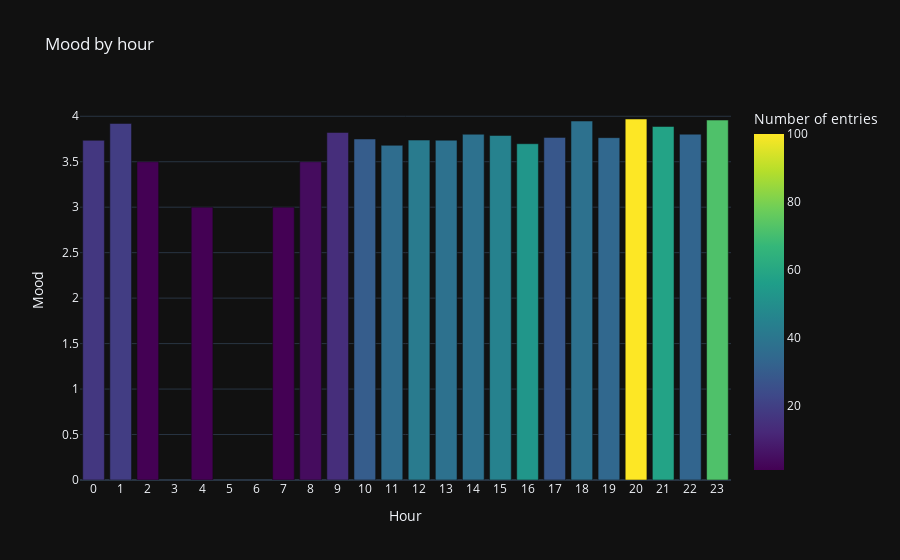

Here is the notebook cell this chart was saved with:
### Markdown cell above
## Bar plot by hour/day/month

### Code cell
df.by_time_bar_plot('hour')

### Figure 1 — Plotly figure (JSON) as saved in the notebook; plotly's stock layout.template omitted (floating-point values rounded to 4 significant figures)
{"data": [{"alignmentgroup": "True", "hovertemplate": "Hour=%{x}<br>Mood=%{y}<br>Number of entries=%{marker.color}<extra></extra>", "legendgroup": "", "marker": {"color": [58, 28, 38, 38, 45, 34, 100, 53, 38, 72, 36, 42, 30, 14, 17, 33, 19, 4, 1, 1, 1], "coloraxis": "coloraxis", "pattern": {"shape": ""}}, "name": "", "offsetgroup": "", "orientation": "v", "showlegend": false, "textposition": "auto", "type": "bar", "x": [21, 17, 14, 18, 15, 19, 20, 16, 13, 23, 11, 12, 10, 9, 0, 22, 1, 8, 2, 4, 7], "xaxis": "x", "y": [3.888, 3.768, 3.803, 3.947, 3.789, 3.765, 3.97, 3.698, 3.737, 3.958, 3.681, 3.738, 3.75, 3.821, 3.735, 3.803, 3.921, 3.5, 3.5, 3, 3], "yaxis": "y"}], "layout": {"barmode": "relative", "coloraxis": {"colorbar": {"title": {"text": "Number of entries"}}, "colorscale": [[0, "#440154"], [0.1111, "#482878"], [0.2222, "#3e4989"], [0.3333, "#31688e"], [0.4444, "#26828e"], [0.5556, "#1f9e89"], [0.6667, "#35b779"], [0.7778, "#6ece58"], [0.8889, "#b5de2b"], [1, "#fde725"]]}, "legend": {"tracegroupgap": 0}, "title": {"text": "Mood by hour"}, "xaxis": {"anchor": "y", "domain": [0, 1], "dtick": 1, "title": {"text": "Hour"}}, "yaxis": {"anchor": "x", "domain": [0, 1], "title": {"text": "Mood"}}}}
